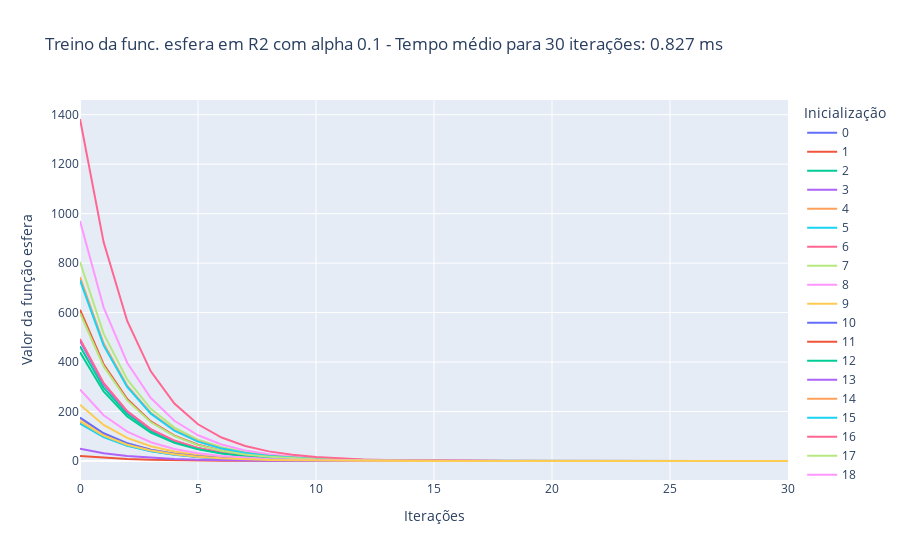

Write notebook code for a chart like this one.
### Markdown cell above
Caso 1.1: $\alpha$ = 0.1, treinamento por 30 iterações

### Code cell
treina_gradiente(1e-1, 2, 'esfera', 30)

### Figure 1 — Plotly figure (JSON) as saved in the notebook; plotly's stock layout.template omitted (floating-point values rounded to 4 significant figures)
{"data": [{"hovertemplate": "variable=0<br>index=%{x}<br>value=%{y}<extra></extra>", "legendgroup": "0", "line": {"color": "#636efa", "dash": "solid"}, "marker": {"symbol": "circle"}, "mode": "lines", "name": "0", "orientation": "v", "showlegend": true, "type": "scatter", "x": [0, 1, 2, 3, 4, 5, 6, 7, 8, 9, 10, 11, 12, 13, 14, 15, 16, 17, 18, 19, 20, 21, 22, 23, 24, 25, 26, 27, 28, 29, 30], "xaxis": "x", "y": [154.4, 98.83, 63.25, 40.48, 25.91, 16.58, 10.61, 6.792, 4.347, 2.782, 1.78, 1.139, 0.7292, 0.4667, 0.2987, 0.1912, 0.1223, 0.0783, 0.05011, 0.03207, 0.02053, 0.01314, 0.008408, 0.005381, 0.003444, 0.002204, 0.001411, 0.0009028, 0.0005778, 0.0003698, 0.0002367], "yaxis": "y"}, {"hovertemplate": "variable=1<br>index=%{x}<br>value=%{y}<extra></extra>", "legendgroup": "1", "line": {"color": "#EF553B", "dash": "solid"}, "marker": {"symbol": "circle"}, "mode": "lines", "name": "1", "orientation": "v", "showlegend": true, "type": "scatter", "x": [0, 1, 2, 3, 4, 5, 6, 7, 8, 9, 10, 11, 12, 13, 14, 15, 16, 17, 18, 19, 20, 21, 22, 23, 24, 25, 26, 27, 28, 29, 30], "xaxis": "x", "y": [20.38, 13.04, 8.346, 5.342, 3.419, 2.188, 1.4, 0.8962, 0.5736, 0.3671, 0.2349, 0.1504, 0.09623, 0.06159, 0.03941, 0.02523, 0.01614, 0.01033, 0.006613, 0.004232, 0.002709, 0.001733, 0.001109, 0.00071, 0.0004544, 0.0002908, 0.0001861, 0.0001191, 7.624e-05, 4.879e-05, 3.123e-05], "yaxis": "y"}, {"hovertemplate": "variable=2<br>index=%{x}<br>value=%{y}<extra></extra>", "legendgroup": "2", "line": {"color": "#00cc96", "dash": "solid"}, "marker": {"symbol": "circle"}, "mode": "lines", "name": "2", "orientation": "v", "showlegend": true, "type": "scatter", "x": [0, 1, 2, 3, 4, 5, 6, 7, 8, 9, 10, 11, 12, 13, 14, 15, 16, 17, 18, 19, 20, 21, 22, 23, 24, 25, 26, 27, 28, 29, 30], "xaxis": "x", "y": [463.7, 296.8, 189.9, 121.6, 77.8, 49.79, 31.87, 20.4, 13.05, 8.354, 5.346, 3.422, 2.19, 1.402, 0.897, 0.5741, 0.3674, 0.2351, 0.1505, 0.09631, 0.06164, 0.03945, 0.02525, 0.01616, 0.01034, 0.006619, 0.004236, 0.002711, 0.001735, 0.00111, 0.0007107], "yaxis": "y"}, {"hovertemplate": "variable=3<br>index=%{x}<br>value=%{y}<extra></extra>", "legendgroup": "3", "line": {"color": "#ab63fa", "dash": "solid"}, "marker": {"symbol": "circle"}, "mode": "lines", "name": "3", "orientation": "v", "showlegend": true, "type": "scatter", "x": [0, 1, 2, 3, 4, 5, 6, 7, 8, 9, 10, 11, 12, 13, 14, 15, 16, 17, 18, 19, 20, 21, 22, 23, 24, 25, 26, 27, 28, 29, 30], "xaxis": "x", "y": [485.6, 310.8, 198.9, 127.3, 81.48, 52.14, 33.37, 21.36, 13.67, 8.748, 5.599, 3.583, 2.293, 1.468, 0.9394, 0.6012, 0.3848, 0.2462, 0.1576, 0.1009, 0.06455, 0.04131, 0.02644, 0.01692, 0.01083, 0.006931, 0.004436, 0.002839, 0.001817, 0.001163, 0.0007442], "yaxis": "y"}, {"hovertemplate": "variable=4<br>index=%{x}<br>value=%{y}<extra></extra>", "legendgroup": "4", "line": {"color": "#FFA15A", "dash": "solid"}, "marker": {"symbol": "circle"}, "mode": "lines", "name": "4", "orientation": "v", "showlegend": true, "type": "scatter", "x": [0, 1, 2, 3, 4, 5, 6, 7, 8, 9, 10, 11, 12, 13, 14, 15, 16, 17, 18, 19, 20, 21, 22, 23, 24, 25, 26, 27, 28, 29, 30], "xaxis": "x", "y": [172.3, 110.2, 70.56, 45.16, 28.9, 18.5, 11.84, 7.576, 4.849, 3.103, 1.986, 1.271, 0.8134, 0.5206, 0.3332, 0.2132, 0.1365, 0.08734, 0.0559, 0.03578, 0.0229, 0.01465, 0.009378, 0.006002, 0.003841, 0.002458, 0.001573, 0.001007, 0.0006445, 0.0004125, 0.000264], "yaxis": "y"}, {"hovertemplate": "variable=5<br>index=%{x}<br>value=%{y}<extra></extra>", "legendgroup": "5", "line": {"color": "#19d3f3", "dash": "solid"}, "marker": {"symbol": "circle"}, "mode": "lines", "name": "5", "orientation": "v", "showlegend": true, "type": "scatter", "x": [0, 1, 2, 3, 4, 5, 6, 7, 8, 9, 10, 11, 12, 13, 14, 15, 16, 17, 18, 19, 20, 21, 22, 23, 24, 25, 26, 27, 28, 29, 30], "xaxis": "x", "y": [150.7, 96.45, 61.73, 39.51, 25.28, 16.18, 10.36, 6.628, 4.242, 2.715, 1.738, 1.112, 0.7117, 0.4555, 0.2915, 0.1866, 0.1194, 0.07642, 0.04891, 0.0313, 0.02003, 0.01282, 0.008205, 0.005251, 0.003361, 0.002151, 0.001377, 0.0008811, 0.0005639, 0.0003609, 0.000231], "yaxis": "y"}, {"hovertemplate": "variable=6<br>index=%{x}<br>value=%{y}<extra></extra>", "legendgroup": "6", "line": {"color": "#FF6692", "dash": "solid"}, "marker": {"symbol": "circle"}, "mode": "lines", "name": "6", "orientation": "v", "showlegend": true, "type": "scatter", "x": [0, 1, 2, 3, 4, 5, 6, 7, 8, 9, 10, 11, 12, 13, 14, 15, 16, 17, 18, 19, 20, 21, 22, 23, 24, 25, 26, 27, 28, 29, 30], "xaxis": "x", "y": [492.9, 315.5, 201.9, 129.2, 82.7, 52.93, 33.87, 21.68, 13.87, 8.88, 5.683, 3.637, 2.328, 1.49, 0.9535, 0.6102, 0.3905, 0.2499, 0.16, 0.1024, 0.06552, 0.04193, 0.02684, 0.01718, 0.01099, 0.007035, 0.004503, 0.002882, 0.001844, 0.00118, 0.0007554], "yaxis": "y"}, {"hovertemplate": "variable=7<br>index=%{x}<br>value=%{y}<extra></extra>", "legendgroup": "7", "line": {"color": "#B6E880", "dash": "solid"}, "marker": {"symbol": "circle"}, "mode": "lines", "name": "7", "orientation": "v", "showlegend": true, "type": "scatter", "x": [0, 1, 2, 3, 4, 5, 6, 7, 8, 9, 10, 11, 12, 13, 14, 15, 16, 17, 18, 19, 20, 21, 22, 23, 24, 25, 26, 27, 28, 29, 30], "xaxis": "x", "y": [804.8, 515.1, 329.7, 211.0, 135.0, 86.42, 55.31, 35.4, 22.65, 14.5, 9.279, 5.939, 3.801, 2.432, 1.557, 0.9963, 0.6377, 0.4081, 0.2612, 0.1672, 0.107, 0.06847, 0.04382, 0.02804, 0.01795, 0.01149, 0.007352, 0.004705, 0.003011, 0.001927, 0.001233], "yaxis": "y"}, {"hovertemplate": "variable=8<br>index=%{x}<br>value=%{y}<extra></extra>", "legendgroup": "8", "line": {"color": "#FF97FF", "dash": "solid"}, "marker": {"symbol": "circle"}, "mode": "lines", "name": "8", "orientation": "v", "showlegend": true, "type": "scatter", "x": [0, 1, 2, 3, 4, 5, 6, 7, 8, 9, 10, 11, 12, 13, 14, 15, 16, 17, 18, 19, 20, 21, 22, 23, 24, 25, 26, 27, 28, 29, 30], "xaxis": "x", "y": [970.4, 621.1, 397.5, 254.4, 162.8, 104.2, 66.69, 42.68, 27.31, 17.48, 11.19, 7.16, 4.583, 2.933, 1.877, 1.201, 0.7688, 0.4921, 0.3149, 0.2015, 0.129, 0.08255, 0.05283, 0.03381, 0.02164, 0.01385, 0.008864, 0.005673, 0.003631, 0.002324, 0.001487], "yaxis": "y"}, {"hovertemplate": "variable=9<br>index=%{x}<br>value=%{y}<extra></extra>", "legendgroup": "9", "line": {"color": "#FECB52", "dash": "solid"}, "marker": {"symbol": "circle"}, "mode": "lines", "name": "9", "orientation": "v", "showlegend": true, "type": "scatter", "x": [0, 1, 2, 3, 4, 5, 6, 7, 8, 9, 10, 11, 12, 13, 14, 15, 16, 17, 18, 19, 20, 21, 22, 23, 24, 25, 26, 27, 28, 29, 30], "xaxis": "x", "y": [227.7, 145.7, 93.25, 59.68, 38.2, 24.45, 15.65, 10.01, 6.408, 4.101, 2.625, 1.68, 1.075, 0.6881, 0.4404, 0.2818, 0.1804, 0.1154, 0.07388, 0.04728, 0.03026, 0.01937, 0.0124, 0.007933, 0.005077, 0.003249, 0.00208, 0.001331, 0.0008518, 0.0005452, 0.0003489], "yaxis": "y"}, {"hovertemplate": "variable=10<br>index=%{x}<br>value=%{y}<extra></extra>", "legendgroup": "10", "line": {"color": "#636efa", "dash": "solid"}, "marker": {"symbol": "circle"}, "mode": "lines", "name": "10", "orientation": "v", "showlegend": true, "type": "scatter", "x": [0, 1, 2, 3, 4, 5, 6, 7, 8, 9, 10, 11, 12, 13, 14, 15, 16, 17, 18, 19, 20, 21, 22, 23, 24, 25, 26, 27, 28, 29, 30], "xaxis": "x", "y": [175.5, 112.3, 71.88, 46.01, 29.44, 18.84, 12.06, 7.718, 4.94, 3.161, 2.023, 1.295, 0.8288, 0.5304, 0.3395, 0.2173, 0.139, 0.08899, 0.05695, 0.03645, 0.02333, 0.01493, 0.009555, 0.006115, 0.003914, 0.002505, 0.001603, 0.001026, 0.0006566, 0.0004202, 0.0002689], "yaxis": "y"}, {"hovertemplate": "variable=11<br>index=%{x}<br>value=%{y}<extra></extra>", "legendgroup": "11", "line": {"color": "#EF553B", "dash": "solid"}, "marker": {"symbol": "circle"}, "mode": "lines", "name": "11", "orientation": "v", "showlegend": true, "type": "scatter", "x": [0, 1, 2, 3, 4, 5, 6, 7, 8, 9, 10, 11, 12, 13, 14, 15, 16, 17, 18, 19, 20, 21, 22, 23, 24, 25, 26, 27, 28, 29, 30], "xaxis": "x", "y": [611.4, 391.3, 250.4, 160.3, 102.6, 65.65, 42.01, 26.89, 17.21, 11.01, 7.049, 4.511, 2.887, 1.848, 1.183, 0.7569, 0.4844, 0.31, 0.1984, 0.127, 0.08127, 0.05201, 0.03329, 0.0213, 0.01363, 0.008726, 0.005585, 0.003574, 0.002287, 0.001464, 0.0009369], "yaxis": "y"}, {"hovertemplate": "variable=12<br>index=%{x}<br>value=%{y}<extra></extra>", "legendgroup": "12", "line": {"color": "#00cc96", "dash": "solid"}, "marker": {"symbol": "circle"}, "mode": "lines", "name": "12", "orientation": "v", "showlegend": true, "type": "scatter", "x": [0, 1, 2, 3, 4, 5, 6, 7, 8, 9, 10, 11, 12, 13, 14, 15, 16, 17, 18, 19, 20, 21, 22, 23, 24, 25, 26, 27, 28, 29, 30], "xaxis": "x", "y": [439.5, 281.3, 180.0, 115.2, 73.74, 47.19, 30.2, 19.33, 12.37, 7.917, 5.067, 3.243, 2.075, 1.328, 0.8501, 0.5441, 0.3482, 0.2229, 0.1426, 0.09128, 0.05842, 0.03739, 0.02393, 0.01531, 0.009801, 0.006273, 0.004015, 0.002569, 0.001644, 0.001052, 0.0006735], "yaxis": "y"}, {"hovertemplate": "variable=13<br>index=%{x}<br>value=%{y}<extra></extra>", "legendgroup": "13", "line": {"color": "#ab63fa", "dash": "solid"}, "marker": {"symbol": "circle"}, "mode": "lines", "name": "13", "orientation": "v", "showlegend": true, "type": "scatter", "x": [0, 1, 2, 3, 4, 5, 6, 7, 8, 9, 10, 11, 12, 13, 14, 15, 16, 17, 18, 19, 20, 21, 22, 23, 24, 25, 26, 27, 28, 29, 30], "xaxis": "x", "y": [49.41, 31.62, 20.24, 12.95, 8.289, 5.305, 3.395, 2.173, 1.391, 0.8901, 0.5696, 0.3646, 0.2333, 0.1493, 0.09557, 0.06116, 0.03915, 0.02505, 0.01603, 0.01026, 0.006567, 0.004203, 0.00269, 0.001722, 0.001102, 0.0007052, 0.0004513, 0.0002888, 0.0001849, 0.0001183, 7.572e-05], "yaxis": "y"}, {"hovertemplate": "variable=14<br>index=%{x}<br>value=%{y}<extra></extra>", "legendgroup": "14", "line": {"color": "#FFA15A", "dash": "solid"}, "marker": {"symbol": "circle"}, "mode": "lines", "name": "14", "orientation": "v", "showlegend": true, "type": "scatter", "x": [0, 1, 2, 3, 4, 5, 6, 7, 8, 9, 10, 11, 12, 13, 14, 15, 16, 17, 18, 19, 20, 21, 22, 23, 24, 25, 26, 27, 28, 29, 30], "xaxis": "x", "y": [743.2, 475.7, 304.4, 194.8, 124.7, 79.8, 51.07, 32.69, 20.92, 13.39, 8.569, 5.484, 3.51, 2.246, 1.438, 0.9201, 0.5888, 0.3769, 0.2412, 0.1544, 0.09879, 0.06323, 0.04047, 0.0259, 0.01657, 0.01061, 0.006789, 0.004345, 0.002781, 0.00178, 0.001139], "yaxis": "y"}, {"hovertemplate": "variable=15<br>index=%{x}<br>value=%{y}<extra></extra>", "legendgroup": "15", "line": {"color": "#19d3f3", "dash": "solid"}, "marker": {"symbol": "circle"}, "mode": "lines", "name": "15", "orientation": "v", "showlegend": true, "type": "scatter", "x": [0, 1, 2, 3, 4, 5, 6, 7, 8, 9, 10, 11, 12, 13, 14, 15, 16, 17, 18, 19, 20, 21, 22, 23, 24, 25, 26, 27, 28, 29, 30], "xaxis": "x", "y": [730.3, 467.4, 299.1, 191.4, 122.5, 78.42, 50.19, 32.12, 20.56, 13.16, 8.42, 5.389, 3.449, 2.207, 1.413, 0.9041, 0.5786, 0.3703, 0.237, 0.1517, 0.09707, 0.06213, 0.03976, 0.02545, 0.01629, 0.01042, 0.006671, 0.004269, 0.002732, 0.001749, 0.001119], "yaxis": "y"}, {"hovertemplate": "variable=16<br>index=%{x}<br>value=%{y}<extra></extra>", "legendgroup": "16", "line": {"color": "#FF6692", "dash": "solid"}, "marker": {"symbol": "circle"}, "mode": "lines", "name": "16", "orientation": "v", "showlegend": true, "type": "scatter", "x": [0, 1, 2, 3, 4, 5, 6, 7, 8, 9, 10, 11, 12, 13, 14, 15, 16, 17, 18, 19, 20, 21, 22, 23, 24, 25, 26, 27, 28, 29, 30], "xaxis": "x", "y": [1383.0, 884.9, 566.3, 362.4, 232.0, 148.5, 95.01, 60.81, 38.92, 24.91, 15.94, 10.2, 6.529, 4.179, 2.674, 1.712, 1.095, 0.7011, 0.4487, 0.2872, 0.1838, 0.1176, 0.07528, 0.04818, 0.03083, 0.01973, 0.01263, 0.008083, 0.005173, 0.003311, 0.002119], "yaxis": "y"}, {"hovertemplate": "variable=17<br>index=%{x}<br>value=%{y}<extra></extra>", "legendgroup": "17", "line": {"color": "#B6E880", "dash": "solid"}, "marker": {"symbol": "circle"}, "mode": "lines", "name": "17", "orientation": "v", "showlegend": true, "type": "scatter", "x": [0, 1, 2, 3, 4, 5, 6, 7, 8, 9, 10, 11, 12, 13, 14, 15, 16, 17, 18, 19, 20, 21, 22, 23, 24, 25, 26, 27, 28, 29, 30], "xaxis": "x", "y": [597.5, 382.4, 244.7, 156.6, 100.2, 64.15, 41.06, 26.28, 16.82, 10.76, 6.888, 4.409, 2.821, 1.806, 1.156, 0.7396, 0.4734, 0.303, 0.1939, 0.1241, 0.07942, 0.05083, 0.03253, 0.02082, 0.01332, 0.008527, 0.005458, 0.003493, 0.002235, 0.001431, 0.0009156], "yaxis": "y"}, {"hovertemplate": "variable=18<br>index=%{x}<br>value=%{y}<extra></extra>", "legendgroup": "18", "line": {"color": "#FF97FF", "dash": "solid"}, "marker": {"symbol": "circle"}, "mode": "lines", "name": "18", "orientation": "v", "showlegend": true, "type": "scatter", "x": [0, 1, 2, 3, 4, 5, 6, 7, 8, 9, 10, 11, 12, 13, 14, 15, 16, 17, 18, 19, 20, 21, 22, 23, 24, 25, 26, 27, 28, 29, 30], "xaxis": "x", "y": [289.3, 185.2, 118.5, 75.84, 48.54, 31.07, 19.88, 12.72, 8.144, 5.212, 3.336, 2.135, 1.366, 0.8744, 0.5596, 0.3582, 0.2292, 0.1467, 0.09389, 0.06009, 0.03846, 0.02461, 0.01575, 0.01008, 0.006452, 0.004129, 0.002643, 0.001691, 0.001082, 0.0006928, 0.0004434], "yaxis": "y"}, {"hovertemplate": "variable=19<br>index=%{x}<br>value=%{y}<extra></extra>", "legendgroup": "19", "line": {"color": "#FECB52", "dash": "solid"}, "marker": {"symbol": "circle"}, "mode": "lines", "name": "19", "orientation": "v", "showlegend": true, "type": "scatter", "x": [0, 1, 2, 3, 4, 5, 6, 7, 8, 9, 10, 11, 12, 13, 14, 15, 16, 17, 18, 19, 20, 21, 22, 23, 24, 25, 26, 27, 28, 29, 30], "xaxis": "x", "y": [160.9, 103.0, 65.89, 42.17, 26.99, 17.27, 11.06, 7.075, 4.528, 2.898, 1.855, 1.187, 0.7597, 0.4862, 0.3112, 0.1992, 0.1275, 0.08157, 0.05221, 0.03341, 0.02138, 0.01369, 0.008759, 0.005606, 0.003588, 0.002296, 0.001469, 0.0009405, 0.0006019, 0.0003852, 0.0002465], "yaxis": "y"}], "layout": {"legend": {"title": {"text": "Inicialização"}, "tracegroupgap": 0}, "title": {"text": "Treino da func. esfera em R2 com alpha 0.1 - Tempo médio para 30 iterações: 0.827 ms"}, "xaxis": {"anchor": "y", "domain": [0, 1], "title": {"text": "Iterações"}}, "yaxis": {"anchor": "x", "domain": [0, 1], "title": {"text": "Valor da função esfera"}}}}
